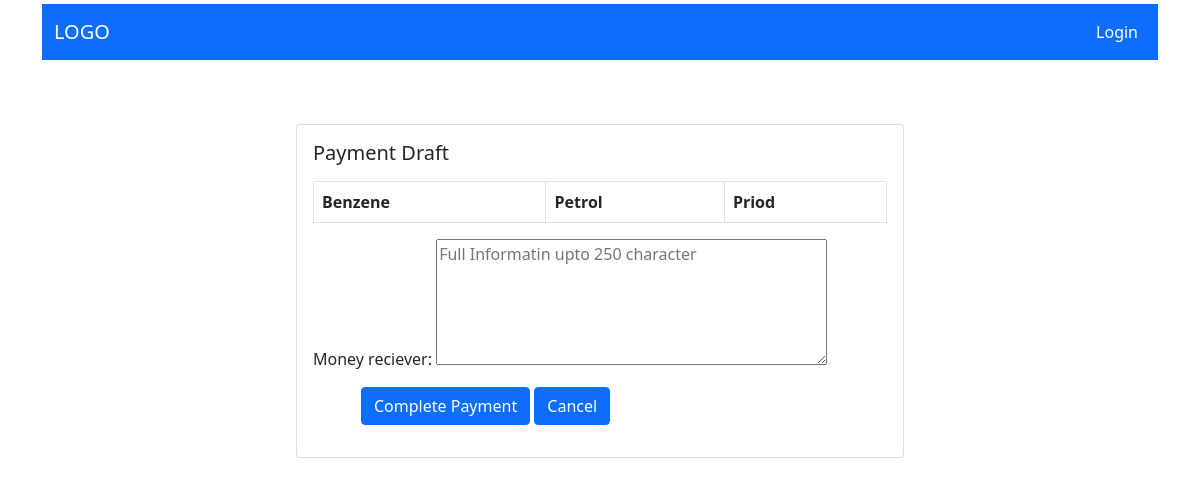
/payments/2, run on an earlier commit of the app's database.
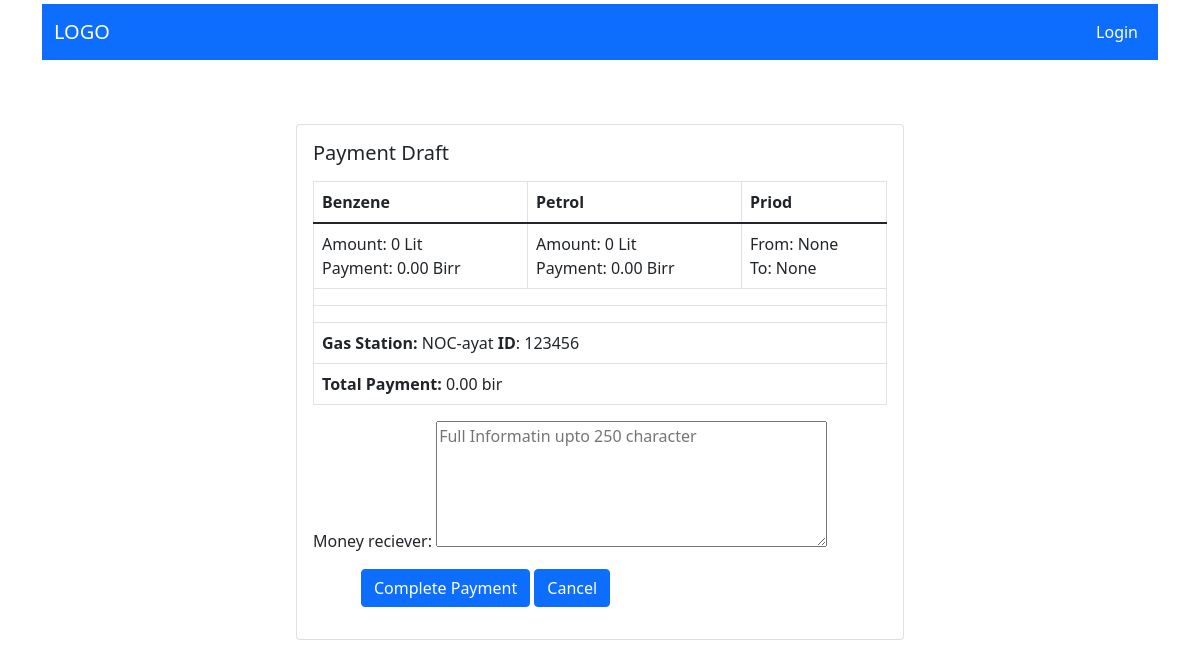
And on a later commit of the database.
### offer/models.py (models this page shows, shortened)
class Audited(models.Model):
    user = models.ForeignKey(User, on_delete=models.DO_NOTHING)
    gasstation = models.ForeignKey(Gasstation, on_delete=models.DO_NOTHING)
    compensated_benzen = models.IntegerField()
    money_for_benzene = models.DecimalField(max_digits=12, decimal_places=2)
    compensated_petrol = models.IntegerField(default=0)
    money_for_petrol = models.DecimalField(max_digits=12, decimal_places=2)
    total_compensated_fuel = models.IntegerField(default=0)
    total_money_compansated = models.DecimalField(default=0, max_digits=12, decimal_places=2)
    date = models.DateField(default=timezone.now)
    audit_date_from = models.DateField(null=True, blank=True)
    audit_date_to = models.DateField(null=True, blank=True)
    compansating_agent = models.ForeignKey(User,null=True, blank=True, on_delete=models.DO_NOTHING, related_name='auditor') #Auditor
    compensated_date = models.DateField( null=True, blank=True)
    money_reciever = models.TextField(null=True, blank=True, max_length=250)

class Gasstation(models.Model):
    name = models.CharField(max_length=120)
    location = models.CharField(max_length=120)
    identifier = models.CharField(max_length=120)

### offer/views.py (the view, shortened to what this page needs)
# urls.py: path('payments/<int:id>', paymentDetail, name='paymentDetail'),
def paymentDetail(request, id):
    form = PaymentForm()
    result = Audited.objects.filter(id = id)
    myObj = result.first()
    return render(request, 'paymentDetail.html', {'result':result, 'form':form})

### offer/forms.py
class PaymentForm(forms.ModelForm):
    money_reciever = forms.CharField(widget=forms.Textarea(attrs={"rows":5 , "id":"money", "placeholder":"Full Informatin upto 250 character"}, ))
    class Meta:
        model=Audited
        fields = ['money_reciever']

### offer/templates/paymentDetail.html (shortened to what this page needs)
{% extends 'base.html' %}
    {% block content %}
        <br>
        <div class="card mt-5" style="width: 38rem;">
        <div class="card-body">
        <h5 class="card-title"> Payment Draft</h5>
        <p class="card-text">
            <table cellpadding = "5" cellspacing = "5" class="table table-bordered">
                <thead>
                <tr>
                    <th> Benzene </th>
                    <th> Petrol</th>
                    <th> Priod </th>
                </tr>
                </thead>
                <tbody>
                {% if result %}
                    {% for record in result %}
                    <tr>
                        <td>Amount: {{ record.compensated_benzen }} Lit <br>
                            Payment: {{ record.money_for_benzene}} Birr
                        </td>
                        <td>Amount: {{ record.compensated_petrol }} Lit<br>
                            Payment: {{ record.money_for_petrol }} Birr
                        </td>
                        <td>From: {{ record.audit_date_from }} <br>
                            To: {{ record.audit_date_to }}
                        </td>
                    </tr>
                    {% endfor %}
                    <tr class="blank_row"><td colspan="3"></td></tr>
                    <tr class="blank_row"><td colspan="3"></td></tr>
                        {% for record in result %}
                        <tr><td colspan="3"><strong>Gas Station:</strong> {{record.gasstation.name}}
                            <strong>ID</strong>: {{record.gasstation.identifier}}
                        </tr>
                        <tr><td colspan="3"> <strong>Total Payment:</strong> {{record.total_money_compansated}} bir
                        </tr>
                        {% endfor %}
                    {% endif %}
                </tbody>
            </table>
            <form action="" method="post">
                {{form}}
                <div class="mt-3 mx-5">
                    <input class="btn btn-primary" type="submit" value="Complete Payment">
                    <a href="{% url 'search'  %}" class="btn btn-primary">Cancel</a>
                </div>
            </form>
        </p>
        </div>
        </div>
    {% endblock %}

### templates/base.html (shortened to what this page needs)
{% load static %}
<!DOCTYPE html>
<html lang="en">
<head>
    <link href="https://cdn.jsdelivr.net/npm/bootstrap@5.1.3/dist/css/bootstrap.min.css" rel="stylesheet">
    <link href="//netdna.bootstrapcdn.com/font-awesome/3.2.1/css/font-awesome.css" rel="stylesheet">
    <link rel="stylesheet" href="{% static 'css/jquery-ui.structure.min.css' %}">
    <link rel="stylesheet" href="{% static 'css/jquery-ui.theme.min.css' %}">
    <link rel="stylesheet" href="{% static 'css/jquery-ui.min.css' %}">
  </head>
<body>
    <div class="container mt-1 ">
        <nav class="navbar navbar-expand-lg navbar-dark bg-primary">
            <div class="container-fluid">
              <a class="navbar-brand" href="{% url 'search' %}">LOGO</a>
              <div class="collapse navbar-collapse justify-content-end" id="navbarSupportedContent">
                <ul class="navbar-nav ">
                  {% if user.is_authenticated %}
                    <li class="nav-item">
                      <a class="nav-link active" aria-current="page" href="{% url 'logout' %}">Logout</a>
                    </li>
                    <li class="nav-item">
                      <a class="nav-link active d-flex float-end" href="{% url 'profile' %}">{{user.username}}</a>
                    </li>
                  {% else %}
                    <li class="nav-item">
                      <a class="nav-link active" aria-current="page" href="{% url 'login' %}">Login</a>
                    </li>
                  {% endif %}
                </ul>
              </div>
            </div>
          </nav>
    </div>
    <div class="container mt-3 d-flex justify-content-center">
        {% block content %}
        {% endblock %}
    </div>
</body>
</html>

What changed in the data, as far as the page shows it:
added Audited: compensated_benzen "0", money_for_benzene "0.00", compensated_petrol "0", money_for_petrol "0.00", audit_date_from "None", audit_date_to "None", gasstation.name "NOC-ayat", gasstation.identifier "123456", total_money_compansated "0.00"
